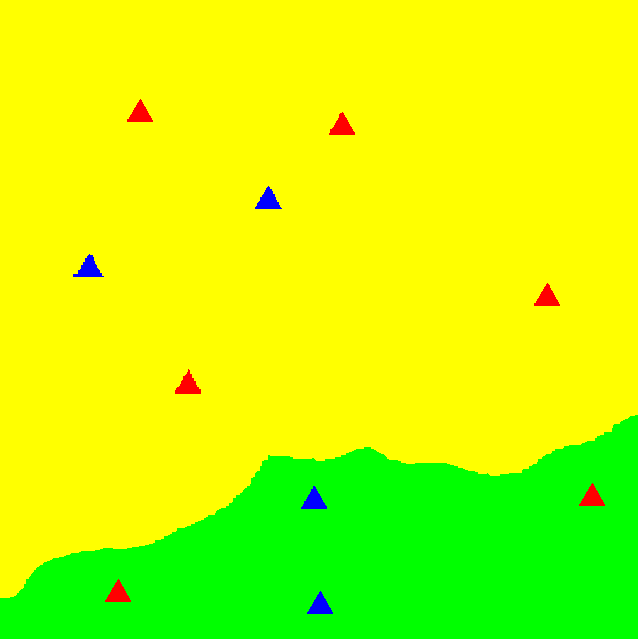
#> input picture output_1.png, 638 x 639 px, given in place of 1.png, which was not available
$ python main.py
#> lines starting #> are read from the running program, lines starting #| are printed output that depends on the picture; after the words box and inside, x2 and y2 are one past the last pixel; in counts of white or black regions, pixels touching at a corner belong together; pictures that were not available may be replaced by others from this repository, and a replacement may not be noted
# importing the required modules
import cv2
import numpy as np

# creating final output lists
list_total_houses = []
list_total_priority = []
list_rescue_ratio = []

def task(a): #creating main function
#> called with a = 10
    a = a+1


    for i in range(1,int(a)):

        # loading the image
        image_path = str(i) + '.png'  # Your provided image path
        image = cv2.imread(image_path)
#> image is the input picture: shape (639, 638, 3); mean B, G, R 0.8, 252.9, 195.8

        # converting image to HSV color space for better color segmentation
        hsv = cv2.cvtColor(image, cv2.COLOR_BGR2HSV)
#> hsv: shape (639, 638, 3); mean H, S, V 37, 255, 255

        # defining color range for green (unburnt grass)
        lower_green = np.array([35, 40, 40])
        upper_green = np.array([85, 255, 255])

        # defining color range for brown (burnt grass)
        lower_brown = np.array([10, 40, 40])
        upper_brown = np.array([25, 255, 200])

        # mask the green and brown areas
        green_mask = cv2.inRange(hsv, lower_green, upper_green)
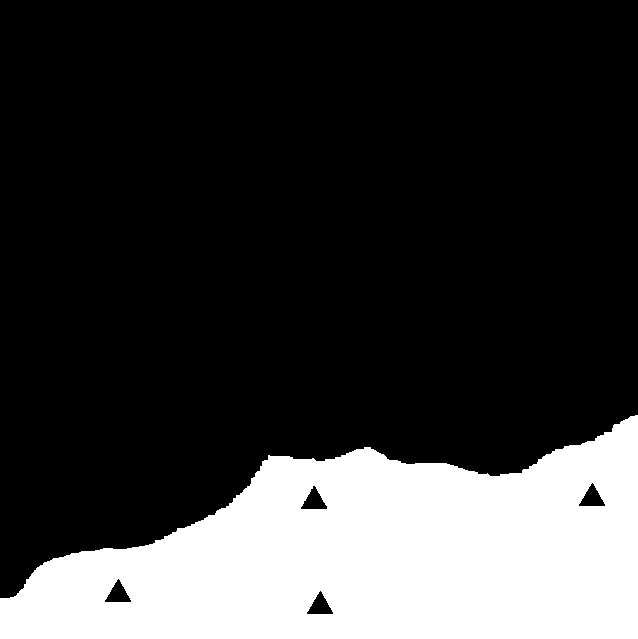
#> green_mask: shape (639, 638); 22.9% white; 1 white region, box (x1, y1, x2, y2) and area: (0, 415, 638, 639) 93315
        brown_mask = cv2.inRange(hsv, lower_brown, upper_brown)
#> brown_mask: shape (639, 638); every value is 0

        # dilate the masks to fill in gaps
        kernel = np.ones((5, 5), np.uint8)
        green_mask_dilated = cv2.dilate(green_mask, kernel, iterations=2)
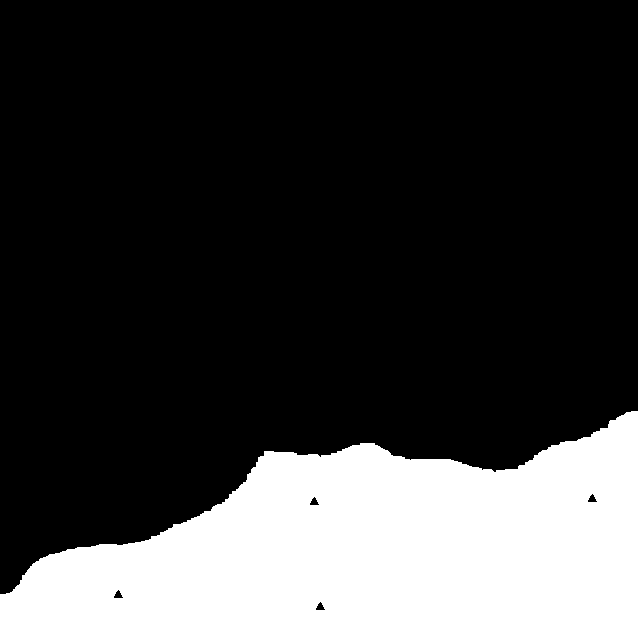
#> green_mask_dilated: shape (639, 638); 24% white; 1 white region, box (x1, y1, x2, y2) and area: (0, 411, 638, 639) 98023
        brown_mask_dilated = cv2.dilate(brown_mask, kernel, iterations=2)


        # overlay colors for regions: green for green grass, yellow for burnt grass (brown)

        overlay = image
        overlay[green_mask_dilated > 0] = [0, 255, 0]  # Green for unburnt grass
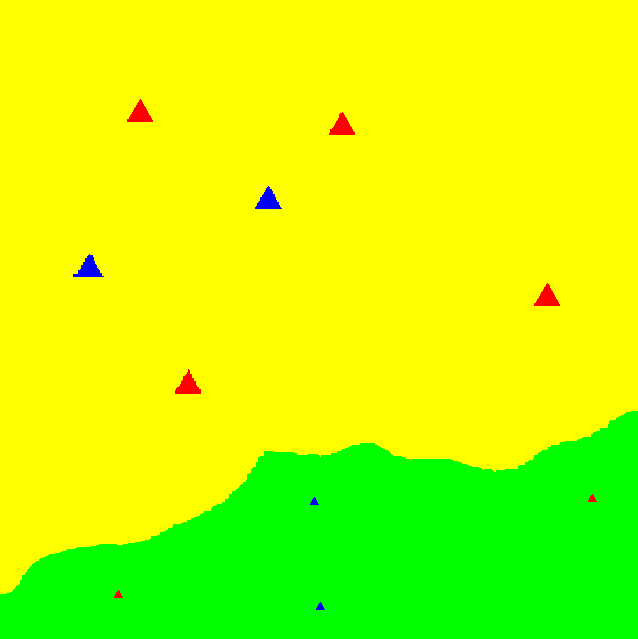
#> overlay: shape (639, 638, 3); 1.15% of pixels changed, all inside (x1, y1, x2, y2) = (0, 411, 638, 614)
        overlay[brown_mask_dilated > 0] = [0, 255, 255]  # Yellow for burnt grass

        # this will show overlayed image
        cv2.imshow(image_path,overlay)


        # define HSV range for red and blue houses (triangles)
        lower_red1 = np.array([0, 50, 50])
        upper_red1 = np.array([10, 255, 255])
        lower_red2 = np.array([170, 50, 50])
        upper_red2 = np.array([180, 255, 255])
        lower_blue = np.array([100, 50, 50])
        upper_blue = np.array([130, 255, 255])

        # mask for red and blue houses
        red_mask1 = cv2.inRange(hsv, lower_red1, upper_red1)
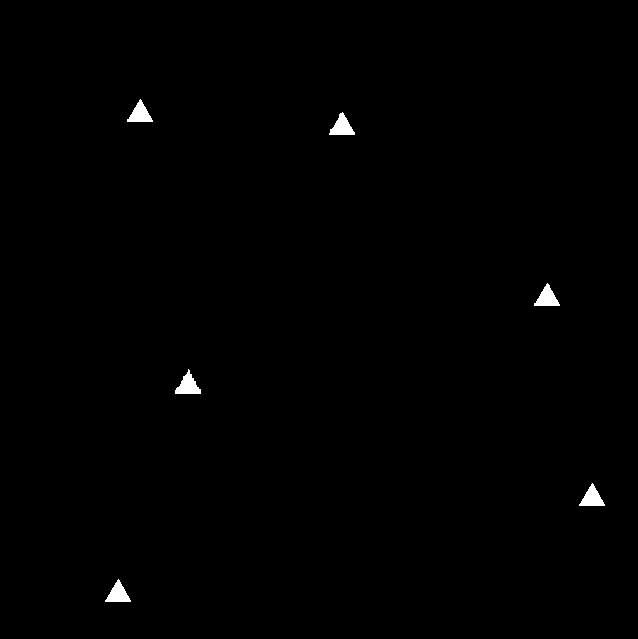
#> red_mask1: shape (639, 638); 0.48% white; 6 white regions, box (x1, y1, x2, y2) and area: (175, 369, 201, 394) 346, (329, 112, 355, 135) 331, (534, 283, 560, 306) 322, (127, 99, 153, 122) 321, (579, 483, 605, 506) 320, (105, 579, 131, 602) 320
        red_mask2 = cv2.inRange(hsv, lower_red2, upper_red2)
        red_mask = cv2.bitwise_or(red_mask1, red_mask2)
        blue_mask = cv2.inRange(hsv, lower_blue, upper_blue)
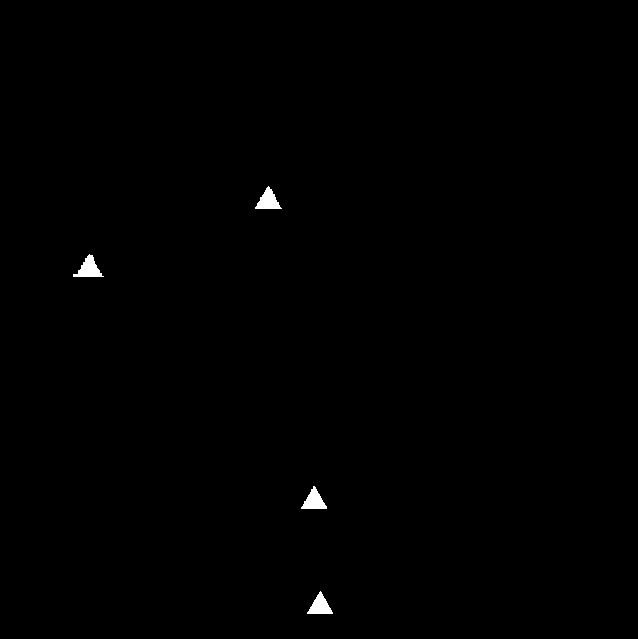
#> blue_mask: shape (639, 638); 0.33% white; 4 white regions, box (x1, y1, x2, y2) and area: (73, 254, 104, 277) 356, (255, 186, 282, 209) 333, (301, 486, 327, 509) 324, (307, 591, 333, 614) 320

        # refine the red mask to only focus on the burnt region
        red_in_burnt_mask = cv2.bitwise_and(red_mask, red_mask, mask=brown_mask_dilated)

        # function to count triangles in a region using contour approximation
        def count_triangles(region_mask, house_mask):
            masked_region = cv2.bitwise_and(house_mask, house_mask, mask=region_mask)
            contours, _ = cv2.findContours(masked_region, cv2.RETR_EXTERNAL, cv2.CHAIN_APPROX_SIMPLE)
#> contours = []

            triangle_count = 0
            for contour in contours:
                #  approximate contour to a polygon
                epsilon = 0.04 * cv2.arcLength(contour, True)  # Adjust epsilon to control contour approximation
                approx = cv2.approxPolyDP(contour, epsilon, True)

                # filter based on contour area to avoid small or large contours
                area = cv2.contourArea(contour)
                if len(approx) == 3 and area > 50 and area < 1000:  # Adjust the area range based on your image
                    triangle_count += 1
#> this loop made 0 passes
#> after the loop, triangle_count = 0
            return triangle_count

        # count red triangles in the burnt region (yellow overlay)
        red_triangles_in_burnt = count_triangles(brown_mask_dilated, red_in_burnt_mask)
#> red_triangles_in_burnt = 0

        # count red and blue houses in the green region
        red_in_green = count_triangles(green_mask_dilated, red_mask)
#> in count_triangles (call 2), `masked_region = cv2.bitwise_and(house_mask, house_mask, mask=region_ma..`:
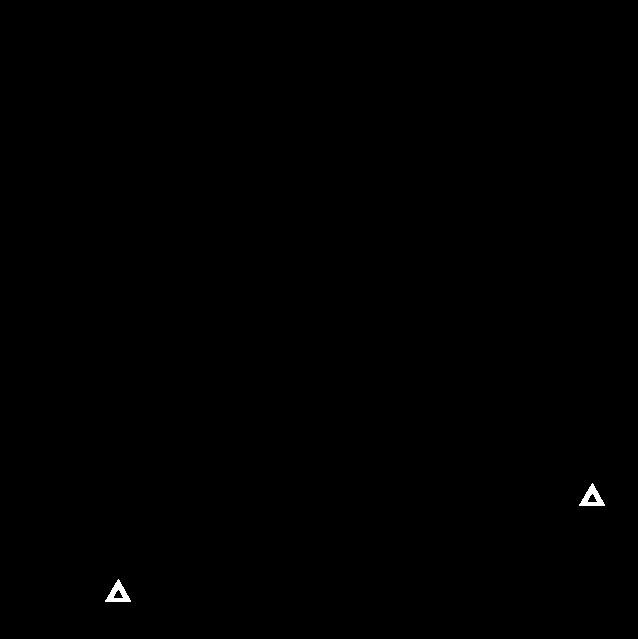
#> masked_region: shape (639, 638); 0.14% white; 2 white regions
#> in count_triangles (call 2), `contours, _ = cv2.findContours(masked_region, cv2.RETR_EXTERNAL, cv2.C..`: contours = 2 contours; box (x1, y1, x2, y2) and area: (105, 579, 131, 602) 284, (579, 483, 605, 506) 284
#> the loop in count_triangles (call 2), `for contour in contours:` made 2 passes
#> (epsilon, approx, area, triangle_count) on passes 1 to 2: (3.17, [[118, 579], [105, 601], [130, 601]], 284.5, 1), (3.17, [[592, 483], [579, 505], [604, 505]], 284.5, 2)
#> after the loop in count_triangles (call 2), `for contour in contours:`: triangle_count = 2
#> red_in_green = 2
        blue_in_green = count_triangles(green_mask_dilated, blue_mask)
#> in count_triangles (call 3), `masked_region = cv2.bitwise_and(house_mask, house_mask, mask=region_ma..`:
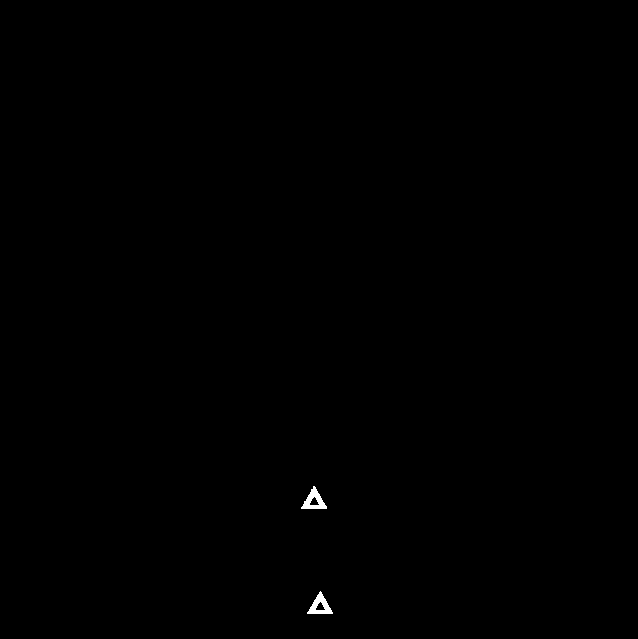
#> masked_region: shape (639, 638); 0.14% white; 2 white regions
#> in count_triangles (call 3), `contours, _ = cv2.findContours(masked_region, cv2.RETR_EXTERNAL, cv2.C..`: contours = 2 contours; box (x1, y1, x2, y2) and area: (301, 486, 327, 509) 287, (307, 591, 333, 614) 284
#> the loop in count_triangles (call 3), `for contour in contours:` made 2 passes
#> (epsilon, approx, area, triangle_count) on passes 1 to 2: (3.17, [[320, 591], [307, 613], [332, 613]], 284.5, 1), (3.24, [[313, 486], [301, 508], [326, 508]], 287, 2)
#> after the loop in count_triangles (call 3), `for contour in contours:`: triangle_count = 2
#> blue_in_green = 2

        # count red and blue houses in the burnt region
        blue_in_burnt = count_triangles(brown_mask_dilated, blue_mask)
#> blue_in_burnt = 0

        # calculate total priority in the burnt and green regions
        priority_burnt = red_triangles_in_burnt * 1 + blue_in_burnt * 2
#> priority_burnt = 0
        priority_green = red_in_green * 1 + blue_in_green * 2
#> priority_green = 6

        # calculate the rescue ratio
        if priority_green != 0:
            rescue_ratio = priority_burnt / priority_green
#> rescue_ratio = 0
        else:
            rescue_ratio = float('inf')  # Avoid division by zero if priority_green is 0


        # [8 lines of commented-out code are left out]
        list_total_houses.append([red_triangles_in_burnt+blue_in_burnt, red_in_green+blue_in_green])
        list_total_priority.append([priority_burnt, priority_green])
        list_rescue_ratio.append(rescue_ratio)
#> pass 2 of the loop in task, `for i in range(1,int(a)):`:
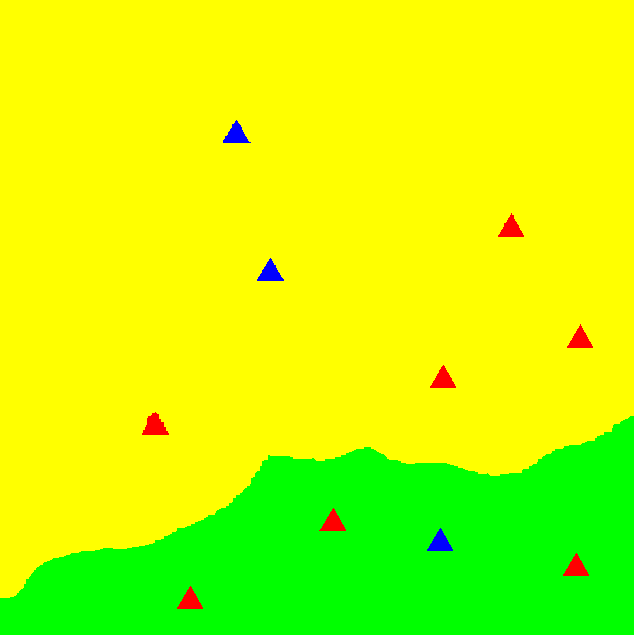
#> input picture output_10.png, 634 x 635 px, given in place of 2.png, which was not available
#> in task, image is the input picture: shape (635, 634, 3); mean B, G, R 0.6, 252.9, 197.4
#> hsv: shape (635, 634, 3); mean H, S, V 36.7, 255, 255
#> in task, `green_mask = cv2.inRange(hsv, lower_green, upper_green)`:
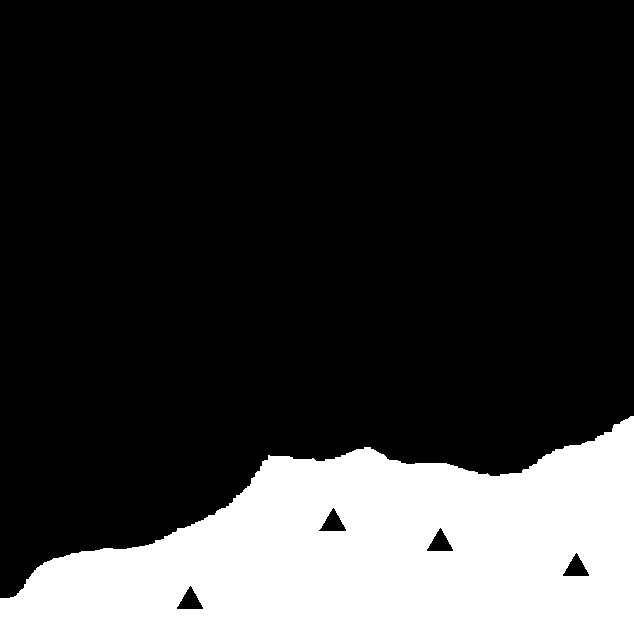
#> green_mask: shape (635, 634); 22.3% white; 1 white region, box (x1, y1, x2, y2) and area: (0, 416, 634, 635) 89887
#> brown_mask: shape (635, 634); every value is 0
#> green_mask_dilated: shape (635, 634); 23.5% white; 1 white region, box (x1, y1, x2, y2) and area: (0, 412, 634, 635) 94572
#> overlay: shape (635, 634, 3)
#> red_mask1: shape (635, 634); 0.57% white; 7 white regions, largest, box (x1, y1, x2, y2) and area: (142, 412, 169, 435) 374, (498, 213, 524, 237) 326, (430, 365, 456, 388) 323
#> blue_mask: shape (635, 634); 0.24% white; 3 white regions, box (x1, y1, x2, y2) and area: (223, 120, 251, 143) 333, (257, 258, 284, 281) 327, (427, 528, 453, 551) 320
#> masked_region: shape (635, 634); 0.21% white; 3 white regions
#> contours = 3 contours; box (x1, y1, x2, y2) and area: (319, 508, 346, 531) 285, (177, 586, 203, 609) 284, (563, 553, 589, 576) 284
#> red_in_green = 3
#> in count_triangles (call 7), `masked_region = cv2.bitwise_and(house_mask, house_mask, mask=region_ma..`:
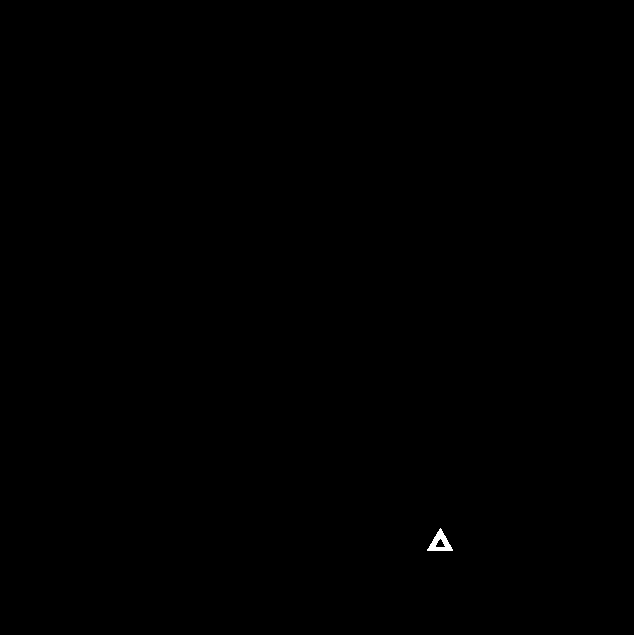
#> masked_region: shape (635, 634); 0.07% white; 1 white region
#> contours = 1 contour; box (x1, y1, x2, y2) and area: (427, 528, 453, 551) 284
#> the loop in count_triangles (call 7), `for contour in contours:` made 1 pass
#> (epsilon, approx, area, triangle_count) on pass 1: (3.17, [[440, 528], [427, 550], [452, 550]], 284.5, 1)
#> after the loop in count_triangles (call 7), `for contour in contours:`: triangle_count = 1
#> priority_green = 5

    # printing final output lists
    print(list_total_houses)
    print(list_total_priority)
    print(list_rescue_ratio)

    # this code is for sorting the list of images on the basis of rescue ratio
    list_sorted = list_rescue_ratio.copy()
    list_sorted.sort()

    for i in range(10):
        b = list_rescue_ratio[i]
        c = list_sorted.index(b)
        list_sorted[c] = str(i+1)+".png"


    list_sorted.reverse()
    print(list_sorted)

    cv2.waitKey(0)
    cv2.destroyAllWindows()


#> (the run stopped early here; a loop or call above may not have finished)
